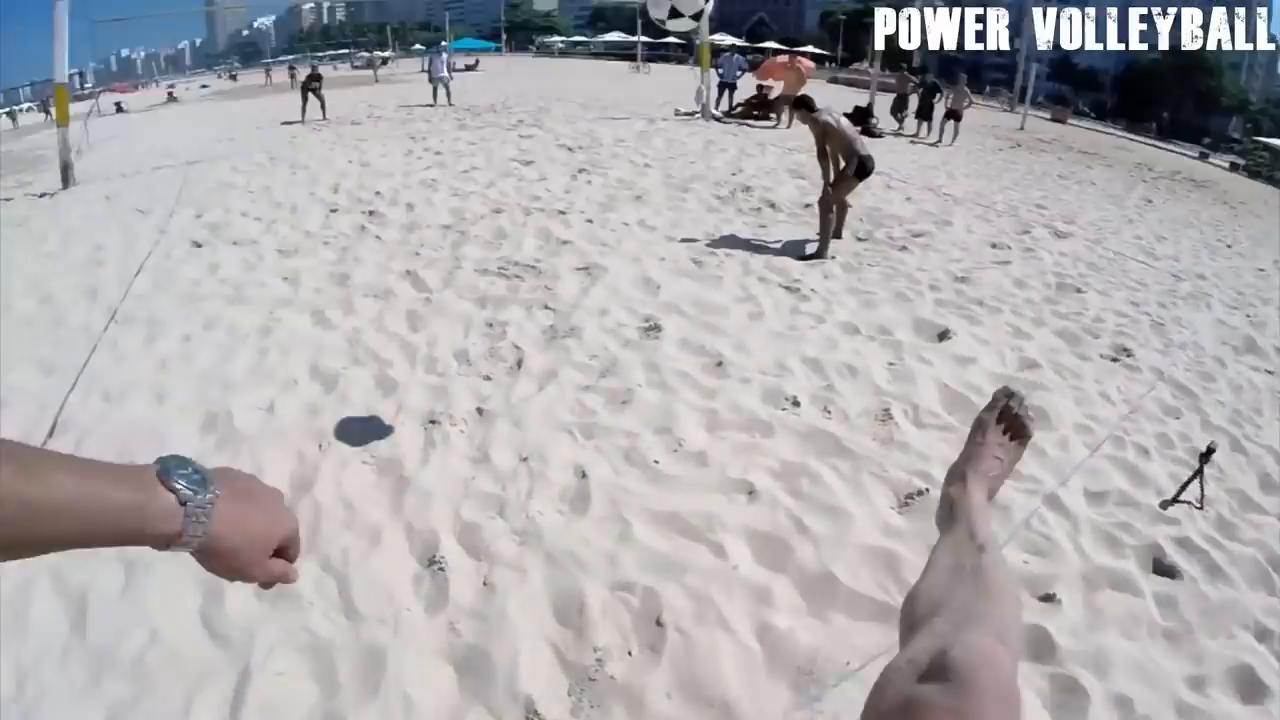
#> input picture frame 22 of PRO-120-Project_Student_Template-main/PRO-120-Project_Student_Template-main/footvolleyball.mp4, 1280 x 720 px, given in place of walking.avi, which was not available
$ python Walkers.py
#> lines starting #> are read from the running program, lines starting #| are printed output that depends on the picture; after the words box and inside, x2 and y2 are one past the last pixel; in counts of white or black regions, pixels touching at a corner belong together
import cv2


# Create our body classifier
classifier = cv2.CascadeClassifier("C:/Users/lenovo/Downloads/PRO-106-ProjectTemplate-main/PRO-106-ProjectTemplate-main/haarcascade_fullbody.xml")

# Initiate video capture for video file
cap = cv2.VideoCapture('C:/Users/lenovo/Downloads/PRO-106-ProjectTemplate-main/PRO-106-ProjectTemplate-main/walking.avi')

# Loop once video is successfully loaded
while True:

    # Read first frame
    ret, frame = cap.read()
#> frame is the input picture: shape (720, 1280, 3); mean B, G, R 176, 173.3, 175.5

    #Convert Each Frame into Grayscale
    gray = cv2.cvtColor(frame,cv2.COLOR_BGR2GRAY)
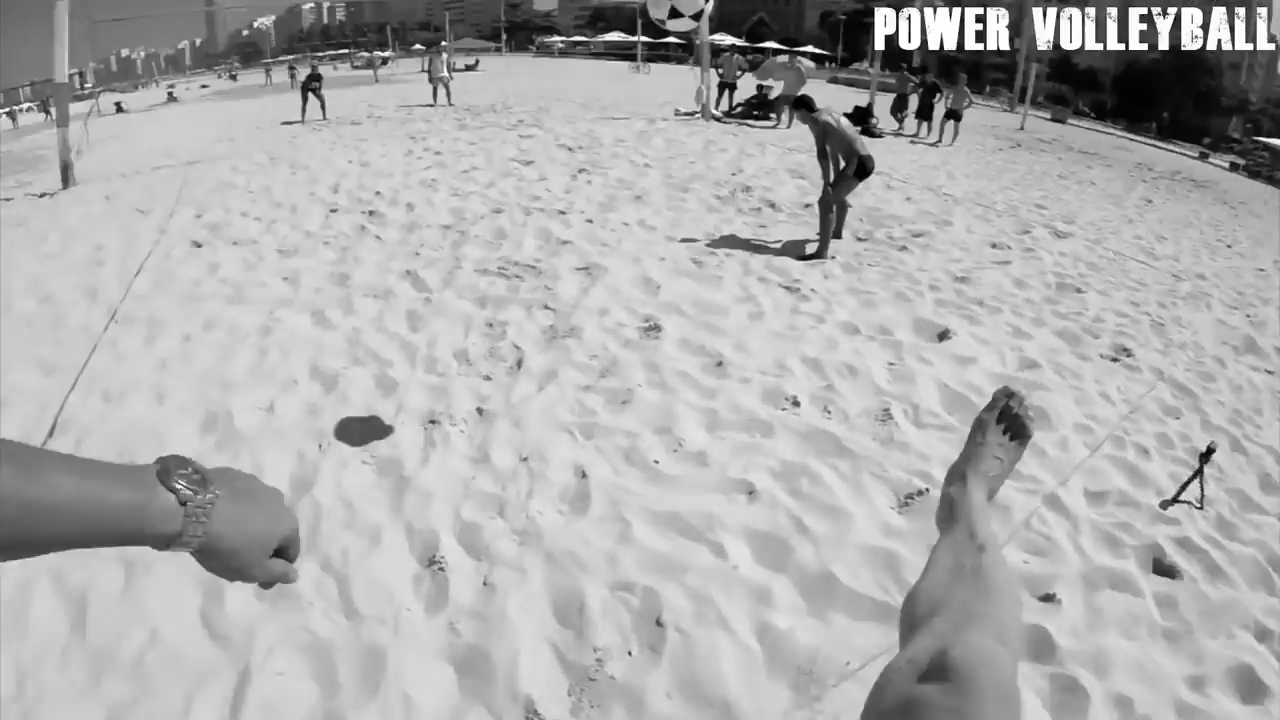
#> gray: shape (720, 1280); min 0, max 255, mean 174.3
    # Pass frame to our body classifier
    body = classifier.detectMultiScale(gray,1.2,3)
#> body = ()

    # Extract bounding boxes for any bodies identified
    print(len(body))
#| 0

    for (x,y,w,h) in body:

        cv2.rectangle(frame,(x,y),(x+w,y+h),(255,0,0),2)


        roi_color = frame[y:y+h, x:x+w]
#> this loop made 0 passes


    cv2.imshow('img',frame)

    if cv2.waitKey(1) == 32: #32 is the Space Key
#> (key Esc is pressed here)
        break

cap.release()
cv2.destroyAllWindows()

$ run again, starting later in the video
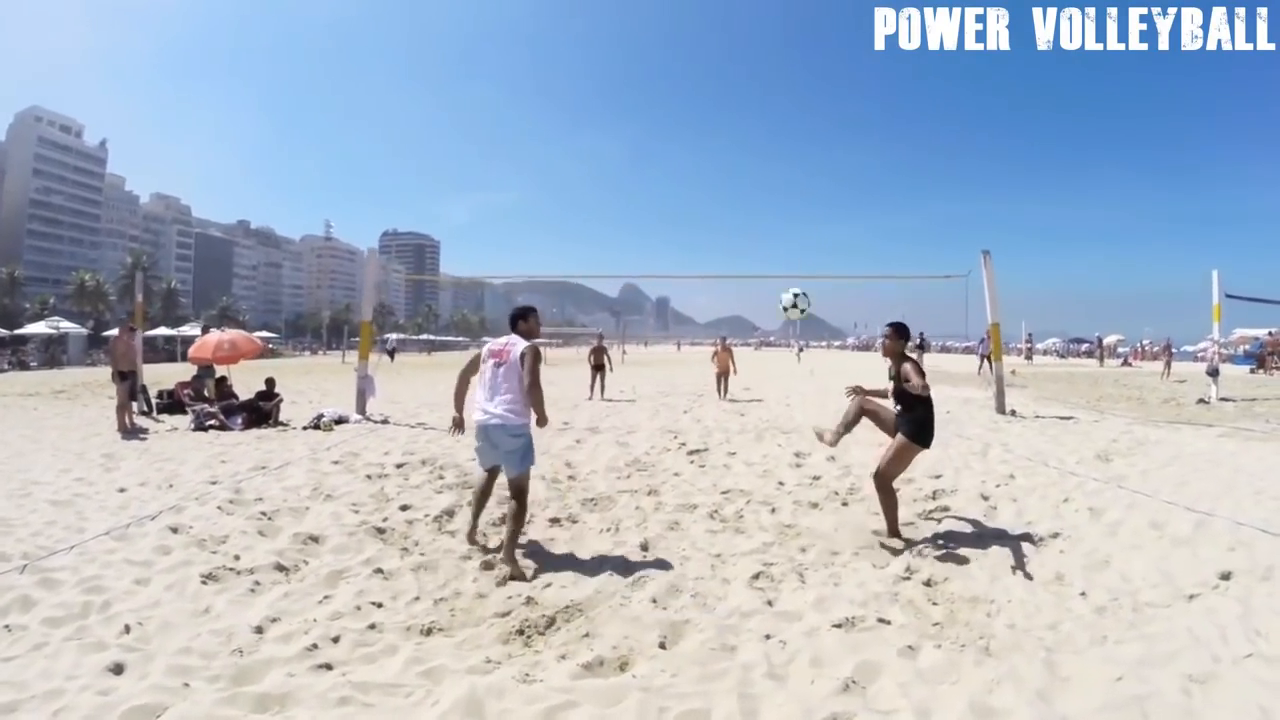
#> input picture frame 100 of PRO-120-Project_Student_Template-main/PRO-120-Project_Student_Template-main/footvolleyball.mp4, 1280 x 720 px, given in place of walking.avi, which was not available
#> frame is the input picture: shape (720, 1280, 3); mean B, G, R 200.9, 184.1, 171.5
#> `gray = cv2.cvtColor(frame,cv2.COLOR_BGR2GRAY)`:
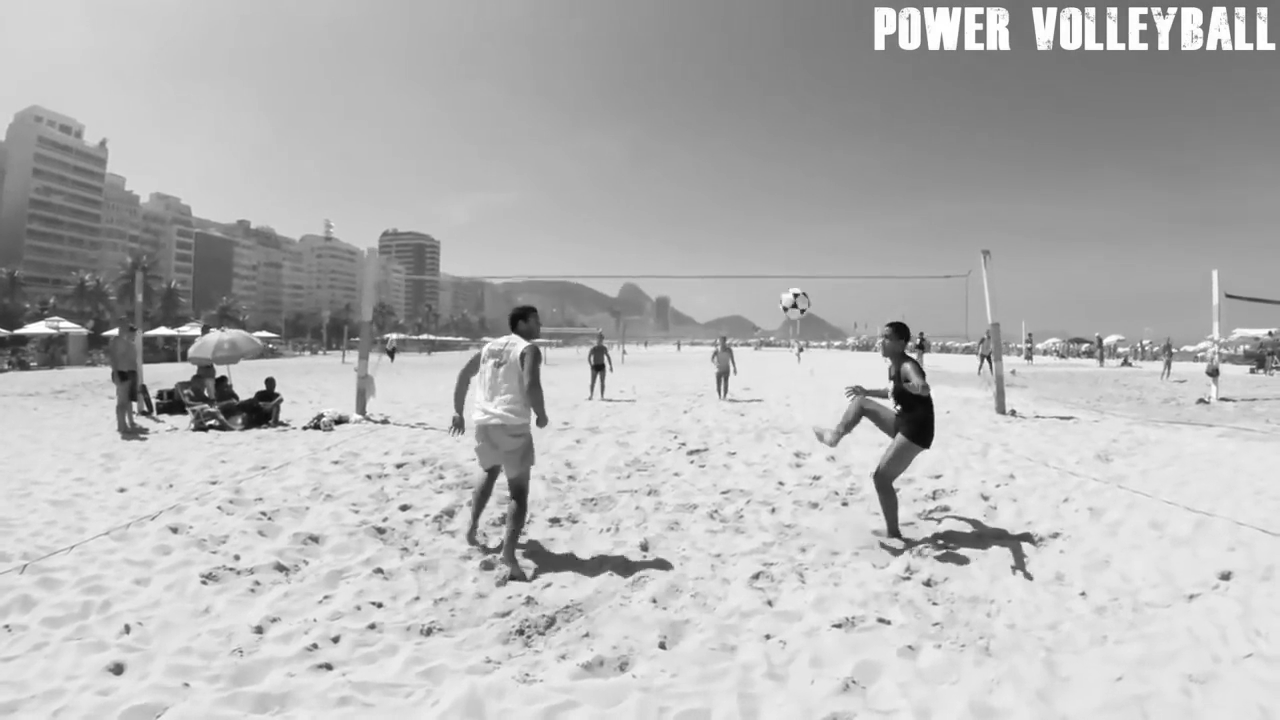
#> gray: shape (720, 1280); min 4, max 255, mean 182.3
#> body = [[699, 315, 45, 90], [575, 320, 44, 87]]
#| 2
#> the loop `for (x,y,w,h) in body: ` made 2 passes
#> after the loop `for (x,y,w,h) in body:`:
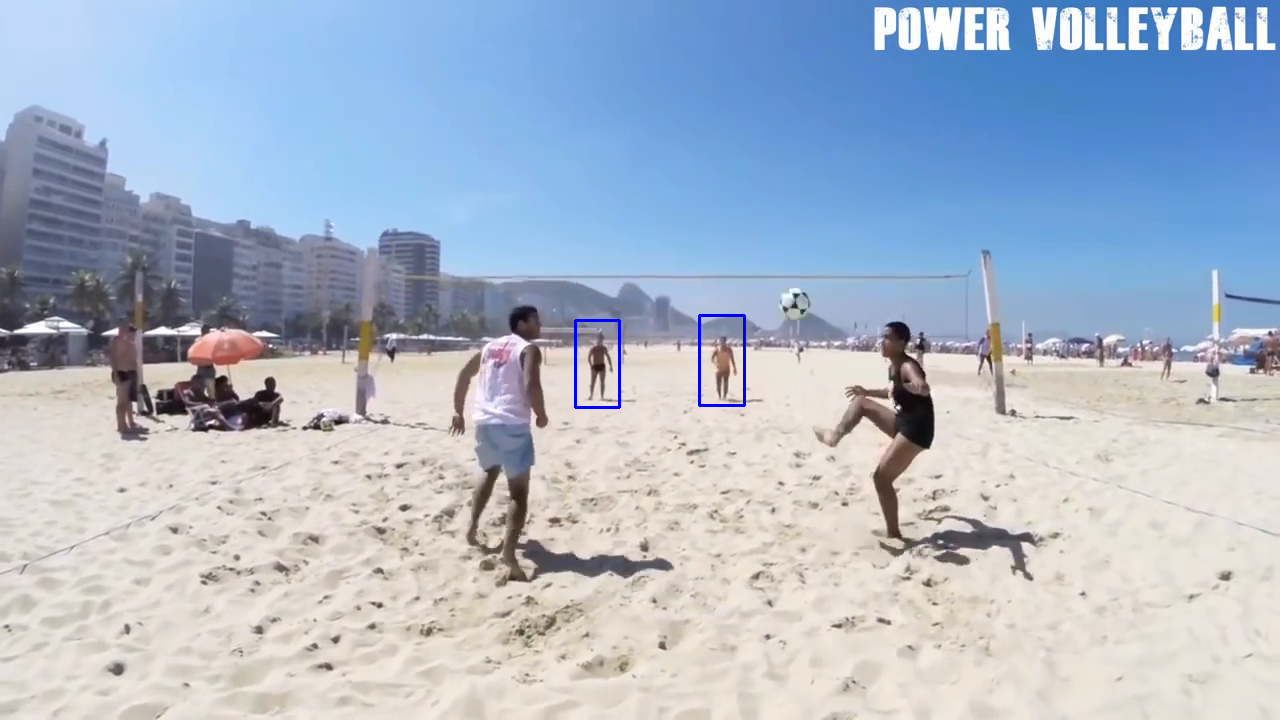
#> frame: shape (720, 1280, 3); 0.17% of pixels changed, all inside (x1, y1, x2, y2) = (574, 314, 746, 409)

$ run again, starting later in the video
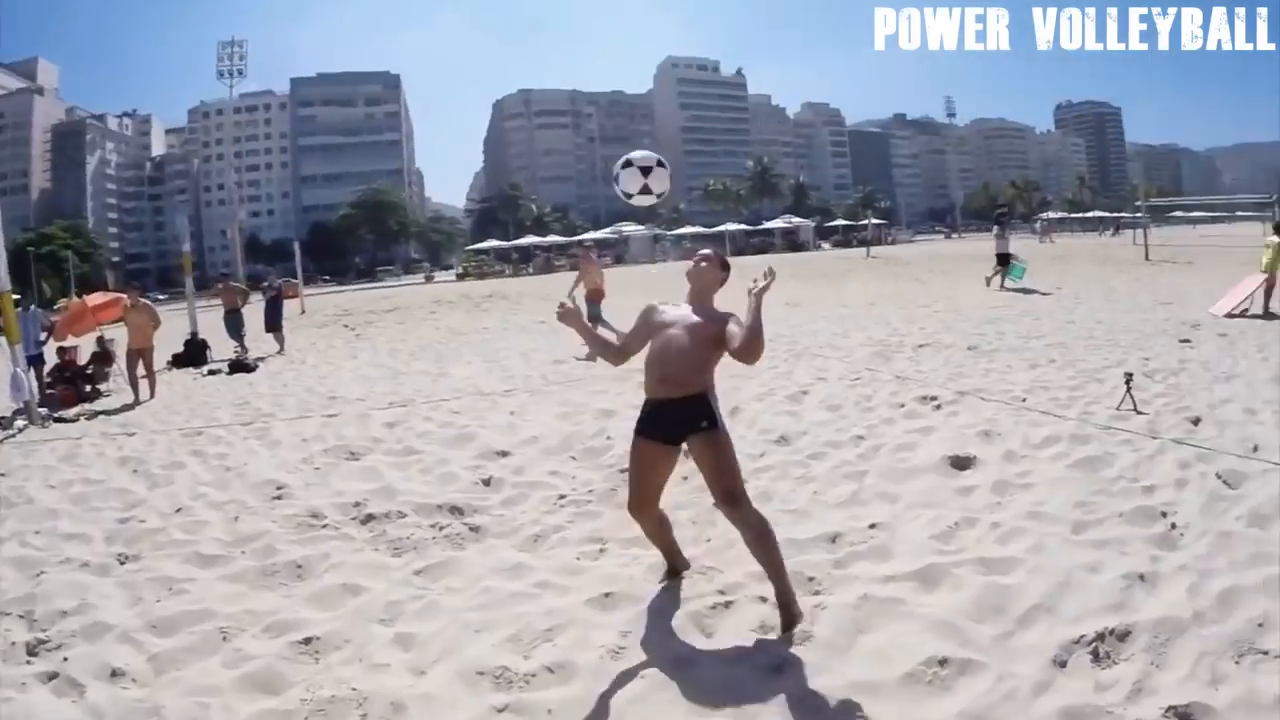
#> input picture frame 178 of PRO-120-Project_Student_Template-main/PRO-120-Project_Student_Template-main/footvolleyball.mp4, 1280 x 720 px, given in place of walking.avi, which was not available
#> frame is the input picture: shape (720, 1280, 3); mean B, G, R 174.7, 165.4, 164.2
#> `gray = cv2.cvtColor(frame,cv2.COLOR_BGR2GRAY)`:
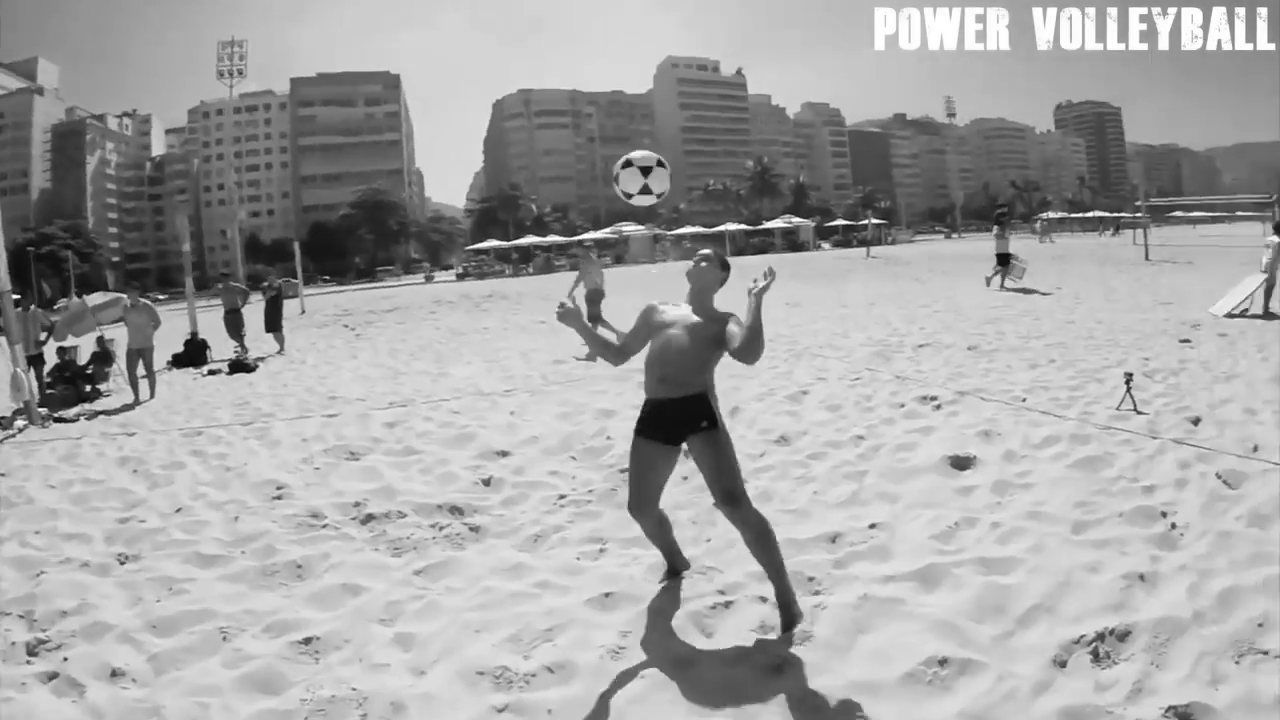
#> gray: shape (720, 1280); min 1, max 255, mean 166.1
#> body = ()
#| 0
